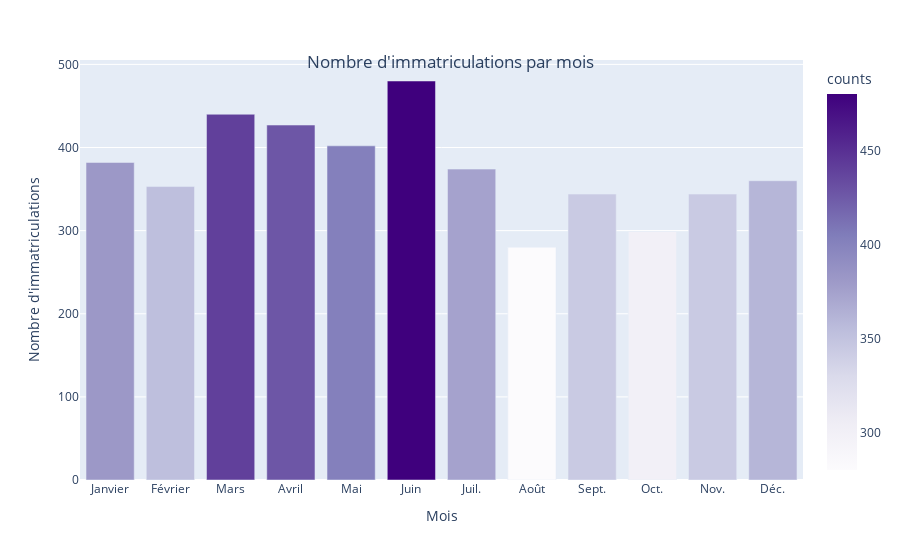

The notebook cell saved with this chart:
### Code cell
co2.viz.plot_registrations_per_month(df)

### Figure 1 — Plotly figure (JSON) as saved in the notebook; plotly's stock layout.template omitted (floating-point values rounded to 4 significant figures)
{"data": [{"alignmentgroup": "True", "hovertemplate": "Month=%{x}<br>counts=%{marker.color}<extra></extra>", "legendgroup": "", "marker": {"color": [382, 353, 440, 427, 402, 480, 374, 280, 344, 299, 344, 360], "coloraxis": "coloraxis", "pattern": {"shape": ""}}, "name": "", "offsetgroup": "", "orientation": "v", "showlegend": false, "textposition": "auto", "type": "bar", "x": [1, 2, 3, 4, 5, 6, 7, 8, 9, 10, 11, 12], "xaxis": "x", "y": [382, 353, 440, 427, 402, 480, 374, 280, 344, 299, 344, 360], "yaxis": "y"}], "layout": {"barmode": "relative", "coloraxis": {"colorbar": {"title": {"text": "counts"}}, "colorscale": [[0, "rgb(252,251,253)"], [0.125, "rgb(239,237,245)"], [0.25, "rgb(218,218,235)"], [0.375, "rgb(188,189,220)"], [0.5, "rgb(158,154,200)"], [0.625, "rgb(128,125,186)"], [0.75, "rgb(106,81,163)"], [0.875, "rgb(84,39,143)"], [1, "rgb(63,0,125)"]]}, "legend": {"tracegroupgap": 0}, "margin": {"t": 60}, "showlegend": false, "title": {"text": "Nombre d'immatriculations par mois", "x": 0.5, "xanchor": "center", "y": 0.9, "yanchor": "top"}, "xaxis": {"anchor": "y", "domain": [0, 1], "ticktext": ["Janvier", "Février", "Mars", "Avril", "Mai", "Juin", "Juil.", "Août", "Sept.", "Oct.", "Nov.", "Déc."], "tickvals": [1, 2, 3, 4, 5, 6, 7, 8, 9, 10, 11, 12], "title": {"text": "Mois"}}, "yaxis": {"anchor": "x", "domain": [0, 1], "title": {"text": "Nombre d'immatriculations"}}}}
